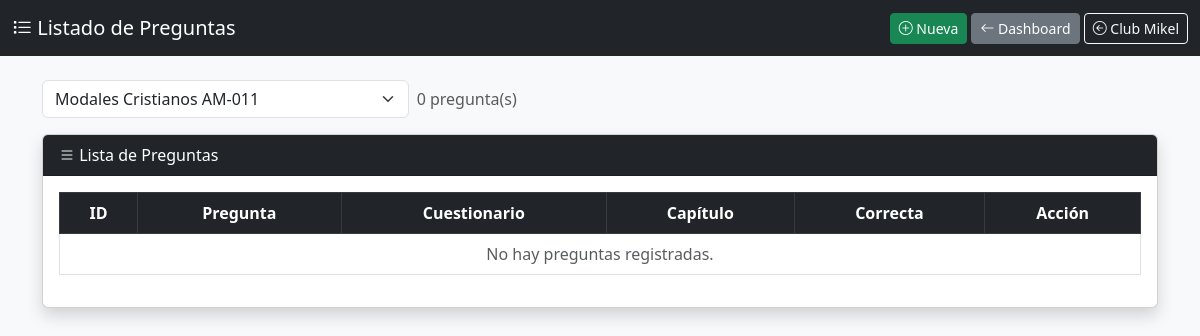
Before: /admin/preguntas.php?cuestionario=7 (signed in) with the older database file.
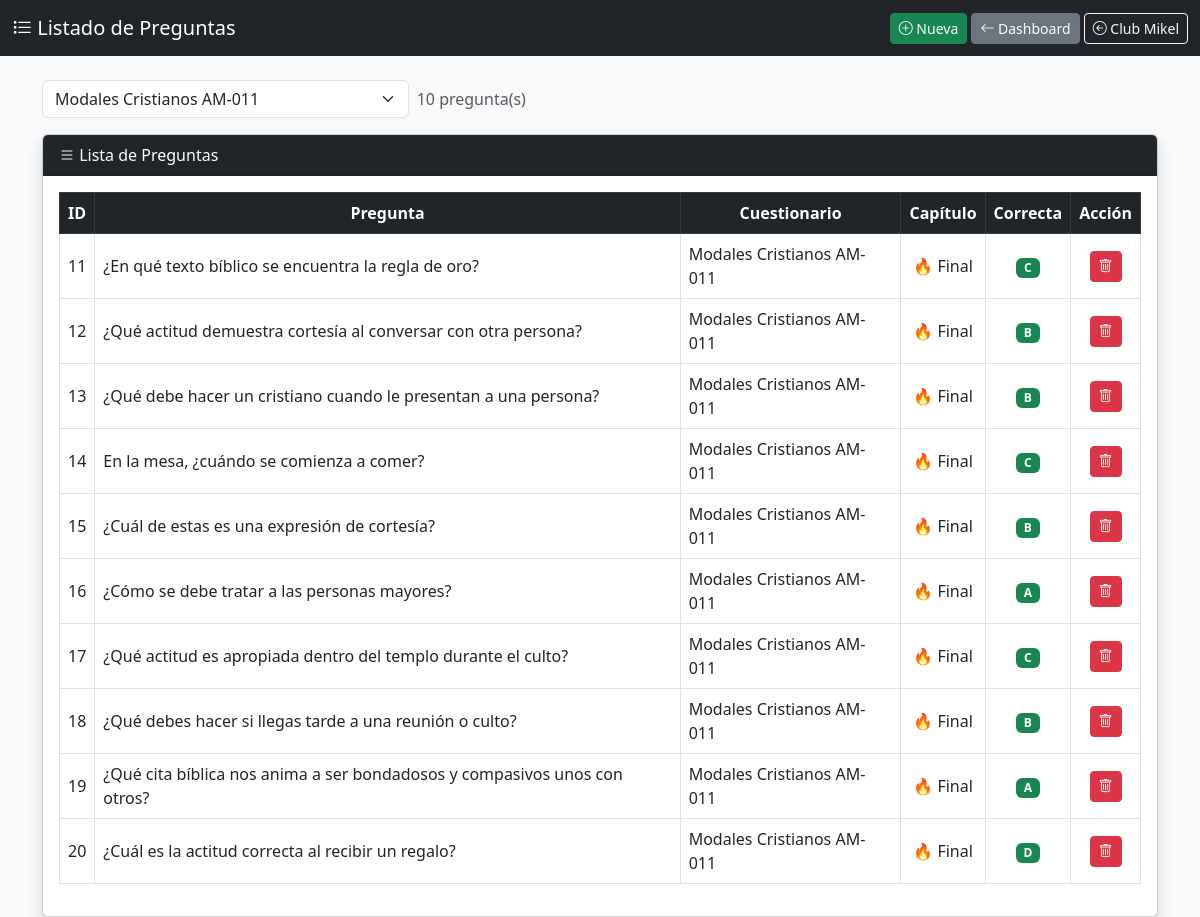
After: the same page with the newer database file.
### tables this page shows
CREATE TABLE `preguntas` (
  `id` int(11) NOT NULL,
  `pregunta` text DEFAULT NULL,
  `opcion_a` varchar(255) DEFAULT NULL,
  `opcion_b` varchar(255) DEFAULT NULL,
  `opcion_c` varchar(255) DEFAULT NULL,
  `opcion_d` varchar(255) DEFAULT NULL,
  `respuesta_correcta` char(1) DEFAULT NULL,
  `explicacion` text DEFAULT NULL,
  `capitulo` varchar(10) NOT NULL,
  `id_cuestionario` int(11) DEFAULT NULL
);

CREATE TABLE `cuestionarios` (
  `id` int(11) NOT NULL,
  `nombre` varchar(100) NOT NULL,
  `descripcion` text DEFAULT NULL,
  `fecha_creacion` timestamp NOT NULL DEFAULT current_timestamp(),
  `imagen` varchar(255) DEFAULT NULL
);

### includes/auth.php (called while the page is built, shortened)
<?php
function e($s){ return htmlspecialchars((string)$s, ENT_QUOTES, 'UTF-8'); }

### admin/preguntas.php (the view, shortened to what this page needs)
<?php
require __DIR__ . '/../includes/auth.php';
require __DIR__ . '/../modelo/conexion.php';
$cuestionarios = $con->query("SELECT id, nombre FROM cuestionarios")->fetch_all(MYSQLI_ASSOC);
$filtro = (int)($_GET['cuestionario'] ?? 0);
$sql = "SELECT p.*, c.nombre AS cuestionario
        FROM preguntas p
        LEFT JOIN cuestionarios c ON c.id = p.id_cuestionario";
if ($filtro > 0) {
    $stmt = $con->prepare($sql . " WHERE p.id_cuestionario=? ORDER BY p.capitulo, p.id");
    $stmt->bind_param("i", $filtro);
    $stmt->execute();
    $preguntas = $stmt->get_result()->fetch_all(MYSQLI_ASSOC);
} else {
    $preguntas = $con->query($sql . " ORDER BY p.id_cuestionario, p.capitulo, p.id")->fetch_all(MYSQLI_ASSOC);
}
?>
<!DOCTYPE html>
<html lang="es">
<head>
<link href="https://cdn.jsdelivr.net/npm/bootstrap@5.3.0/dist/css/bootstrap.min.css" rel="stylesheet">
<link href="https://cdn.jsdelivr.net/npm/bootstrap-icons@1.10.5/font/bootstrap-icons.css" rel="stylesheet">
</head>
<body class="bg-light">
<nav class="navbar navbar-dark bg-dark">
<div class="container-fluid">
    <span class="navbar-brand"><i class="bi bi-list-task"></i> Listado de Preguntas</span>
    <div>
        <a href="registrarPreguntas.php" class="btn btn-success btn-sm"><i class="bi bi-plus-circle"></i> Nueva</a>
        <a href="dashboard.php" class="btn btn-secondary btn-sm"><i class="bi bi-arrow-left"></i> Dashboard</a>
        <a href="<?= CLUB_URL ?>" class="btn btn-outline-light btn-sm"><i class="bi bi-arrow-left-circle"></i> Club Mikel</a>
    </div>
</div>
</nav>
<div class="container mt-4">
<form method="GET" class="row g-2 mb-3">
    <div class="col-md-4">
        <select name="cuestionario" class="form-select" onchange="this.form.submit()">
            <?php foreach ($cuestionarios as $c) { ?>
                <option value="<?= (int)$c['id'] ?>" <?= $filtro === (int)$c['id'] ? 'selected' : '' ?>><?= e($c['nombre']) ?></option>
            <?php } ?>
        </select>
    </div>
    <div class="col-auto align-self-center text-muted"><?= count($preguntas) ?> pregunta(s)</div>
</form>
<div class="card shadow">
<div class="card-header bg-dark text-white"><i class="bi bi-list"></i> Lista de Preguntas</div>
<div class="card-body">
<div class="table-responsive">
<table class="table table-hover table-bordered align-middle">
    <thead class="table-dark text-center">
        <tr>
            <th>ID</th><th>Pregunta</th><th>Cuestionario</th><th>Capítulo</th><th>Correcta</th><th>Acción</th>
        </tr>
    </thead>
    <tbody>
    <?php foreach ($preguntas as $row) { ?>
        <tr>
            <td class="text-center"><?= (int)$row['id'] ?></td>
            <td><?= e($row['pregunta']) ?></td>
            <td><?= e($row['cuestionario'] ?? '—') ?></td>
            <td class="text-center"><?= $row['capitulo'] === 'final' ? '🔥 Final' : e($row['capitulo']) ?></td>
            <td class="text-center"><span class="badge bg-success"><?= e($row['respuesta_correcta']) ?></span></td>
            <td class="text-center">
                <form action="eliminar_pregunta.php" method="POST" class="d-inline"
                      onsubmit="return confirm('¿Eliminar esta pregunta?')">
                    <button class="btn btn-danger btn-sm"><i class="bi bi-trash"></i></button>
                </form>
            </td>
        </tr>
    <?php } ?>
    <?php if (!$preguntas) { ?>
        <tr><td colspan="6" class="text-center text-muted">No hay preguntas registradas.</td></tr>
    <?php } ?>
    </tbody>
</table>
</div>
</div>
</div>
</div>
</body>
</html>

Changed rows visible on the page:
added preguntas: id "11", pregunta "¿En qué texto bíblico se encuentra la regla de oro?", id_cuestionario.nombre "Modales Cristianos AM-011", capitulo "🔥 Final", respuesta_correcta "C"
added preguntas: id "12", pregunta "¿Qué actitud demuestra cortesía al conversar con otra persona?", id_cuestionario.nombre "Modales Cristianos AM-011", capitulo "🔥 Final", respuesta_correcta "B"
added preguntas: id "13", pregunta "¿Qué debe hacer un cristiano cuando le presentan a una persona?", id_cuestionario.nombre "Modales Cristianos AM-011", capitulo "🔥 Final", respuesta_correcta "B"
added preguntas: id "14", pregunta "En la mesa, ¿cuándo se comienza a comer?", id_cuestionario.nombre "Modales Cristianos AM-011", capitulo "🔥 Final", respuesta_correcta "C"
added preguntas: id "15", pregunta "¿Cuál de estas es una expresión de cortesía?", id_cuestionario.nombre "Modales Cristianos AM-011", capitulo "🔥 Final", respuesta_correcta "B"
added preguntas: id "16", pregunta "¿Cómo se debe tratar a las personas mayores?", id_cuestionario.nombre "Modales Cristianos AM-011", capitulo "🔥 Final", respuesta_correcta "A"
added preguntas: id "17", pregunta "¿Qué actitud es apropiada dentro del templo durante el culto?", id_cuestionario.nombre "Modales Cristianos AM-011", capitulo "🔥 Final", respuesta_correcta "C"
added preguntas: id "18", pregunta "¿Qué debes hacer si llegas tarde a una reunión o culto?", id_cuestionario.nombre "Modales Cristianos AM-011", capitulo "🔥 Final", respuesta_correcta "B"
added preguntas: id "19", pregunta "¿Qué cita bíblica nos anima a ser bondadosos y compasivos unos con otros?", id_cuestionario.nombre "Modales Cristianos AM-011", capitulo "🔥 Final", respuesta_correcta "A"
added preguntas: id "20", pregunta "¿Cuál es la actitud correcta al recibir un regalo?", id_cuestionario.nombre "Modales Cristianos AM-011", capitulo "🔥 Final", respuesta_correcta "D"
Other visible differences:
count($preguntas): "0" → "10"
text no longer shown: "No hay preguntas registradas."
